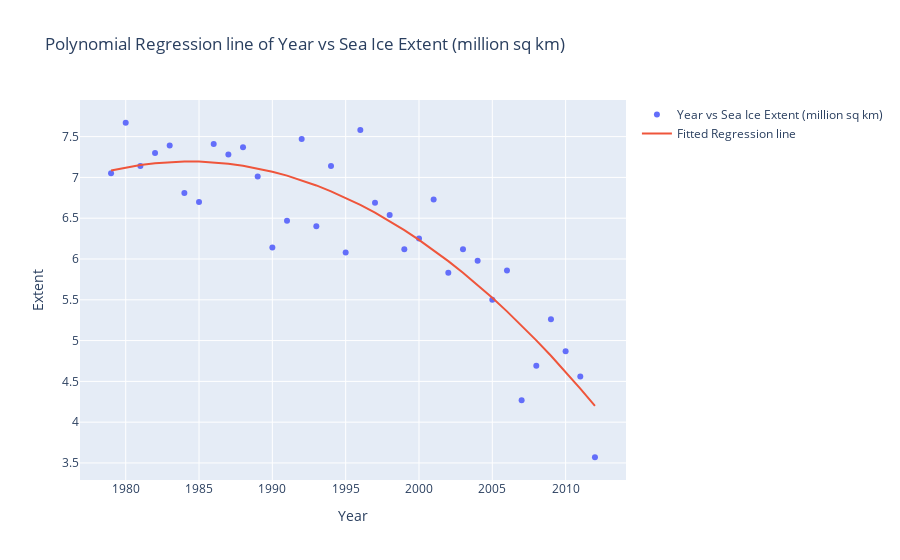

Source (notebook cell):
### Markdown cell above
Widzimy więc, że nasze kwadratowe równanie predykcyjne wygląda teraz tak:
$$
\hat{\text{Extent}} = -0.0039\text{Year}^2 + 0,0417\text{Year} + 7,09
$$

W P>|t| widzimy, że YearAdj2 w znacznym stopniu uwzględnia zależność, co oznacza, że możemy odrzucić hipotezę zerową o braku dowodu krzywizny. Mimo że YearAdj ma nieistotny wpływ na modelowaną zależność, podczas testowania wyrazów/współczynników w modelach wielomianowych bierzemy pod uwagę tylko wyraz najwyższego rzędu (tj. YearAdj2). Gdyby okazało się, że ten wielomian najwyższego rzędu jest nieistotny, to możemy spokojnie porzucić ten termin. Zwykle odnosi się to do budowania modelu hierarchicznego.

### Code cell
plot_scatter_and_line(ice_df["Year"], ice_df["Extent"], model2.fittedvalues, "Year vs Sea Ice Extent (million sq km)", "Fitted Regression line", "Polynomial Regression line of Year vs Sea Ice Extent (million sq km)", "Year", "Extent")

### Figure 1 — Plotly figure (JSON) as saved in the notebook; plotly's stock layout.template omitted (floating-point values rounded to 4 significant figures)
{"data": [{"mode": "markers", "name": "Year vs Sea Ice Extent (million sq km)", "type": "scatter", "x": [1979, 1980, 1981, 1982, 1983, 1984, 1985, 1986, 1987, 1988, 1989, 1990, 1991, 1992, 1993, 1994, 1995, 1996, 1997, 1998, 1999, 2000, 2001, 2002, 2003, 2004, 2005, 2006, 2007, 2008, 2009, 2010, 2011, 2012], "y": [7.05, 7.67, 7.14, 7.3, 7.39, 6.81, 6.7, 7.41, 7.28, 7.37, 7.01, 6.14, 6.47, 7.47, 6.4, 7.14, 6.08, 7.58, 6.69, 6.54, 6.12, 6.25, 6.73, 5.83, 6.12, 5.98, 5.5, 5.86, 4.27, 4.69, 5.26, 4.87, 4.56, 3.57]}, {"name": "Fitted Regression line", "type": "scatter", "x": [1979, 1980, 1981, 1982, 1983, 1984, 1985, 1986, 1987, 1988, 1989, 1990, 1991, 1992, 1993, 1994, 1995, 1996, 1997, 1998, 1999, 2000, 2001, 2002, 2003, 2004, 2005, 2006, 2007, 2008, 2009, 2010, 2011, 2012], "y": [7.085, 7.123, 7.153, 7.175, 7.189, 7.196, 7.194, 7.185, 7.168, 7.143, 7.111, 7.07, 7.022, 6.966, 6.902, 6.83, 6.75, 6.663, 6.567, 6.464, 6.353, 6.235, 6.108, 5.974, 5.832, 5.682, 5.524, 5.358, 5.184, 5.003, 4.814, 4.617, 4.412, 4.2]}], "layout": {"title": {"text": "Polynomial Regression line of Year vs Sea Ice Extent (million sq km)"}, "xaxis": {"title": {"text": "Year"}}, "yaxis": {"title": {"text": "Extent"}}}}
